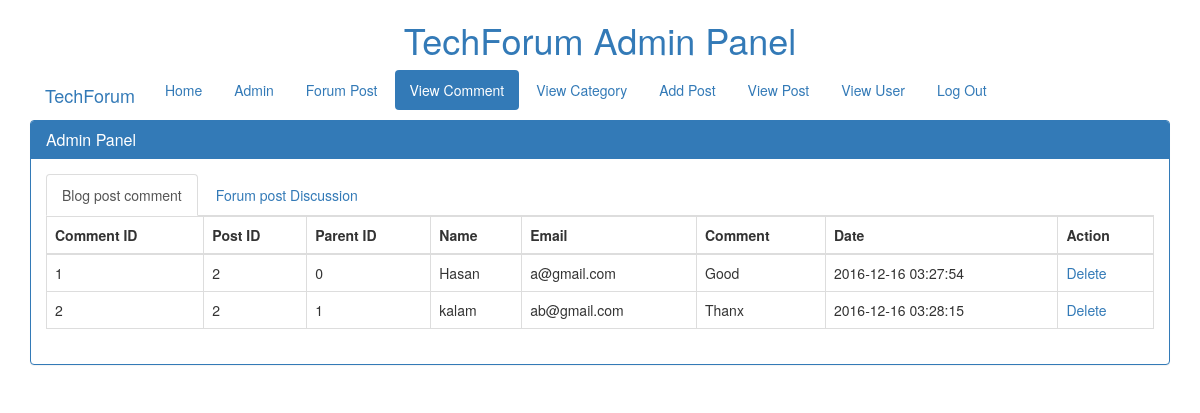
Page /admin/viewcomment.php on the committed database.
### tables this page shows
CREATE TABLE IF NOT EXISTS `comments` (
  `id` int(11) NOT NULL AUTO_INCREMENT,
  `post_id` int(11) NOT NULL,
  `parent_id` int(11) DEFAULT '0',
  `name` varchar(255) NOT NULL,
  `email` varchar(255) NOT NULL,
  `website` varchar(255) NOT NULL,
  `comment` varchar(255) NOT NULL,
  `date` timestamp NOT NULL DEFAULT CURRENT_TIMESTAMP,
  PRIMARY KEY (`id`)
);

### admin/viewcomment.php (the view, shortened to what this page needs)
<!DOCTYPE html>
<html>
<head>
	<link type="text/css" rel="stylesheet" href="../assets/bootstrap/css/bootstrap.min.css">
</head>
<body>
<center><h1 style="color:#337AB7">TechForum Admin Panel</h1></center>
<div class="container">
<a href="../TechForum.php" class="navbar-brand">TechForum</a>
	<ul class="nav nav-pills">
		<li role="presentation"><a href="home.php">Home</a></li>
  		<li role="presentation"><a href="admin.php">Admin</a></li>
		 <li role="presentation"><a href="forum-post.php">Forum Post</a></li>
		 <li role="presentation"  class="active"><a>View Comment</a></li>
		 <li role="presentation"><a href="Category.php">View Category</a></li>
  		<li role="presentation"><a href="blog_post.php">Add Post</a></li>
  		<li role="presentation"><a href="viewpost.php">View Post</a></li>
  		<li role="presentation"><a href="viewuser.php">View User</a></li>
  		<li role="presentation"><a href="logout.php">Log Out</a></li>
	</ul>
	<div class="panel panel-primary">
		  <div class="panel-heading">
		    <h3 class="panel-title">Admin Panel</h3>
		  </div>
		<div class="panel-body">
		 <div class ="tab">
						<ul id="tabnav" class="nav nav-tabs">
							<li class="active"><a data-toggle="tab" href="#home">Blog post comment</a></li>
							<li><a data-toggle="tab" href="#menu1">Forum post Discussion</a></li>
						</ul>
						<div class="tab-content">
							<div id="home" class="tab-pane fade in active">
							<?php
							include 'config/db_connect.php';
							$sql = "select * from comments";
							$result = $con->query($sql);
							while ($row = $result->fetch_assoc()) {
							$comments[] = array(
							'comment id' => $row['id'],
							'post id' => $row['post_id'],
							'parent id' => $row['parent_id'],
							'name' => $row['name'],
							'email' => $row['email'],
							'comment' => $row['comment'],
							'date' => $row['date']
							);
							}
							?>
						<table class="table table-bordered">
			  	<thead>
			  		<th>Comment ID</th>
			  		<th>Post ID</th>
					<th>Parent ID</th>
					<th>Name</th>
					<th>Email</th>
					<th>Comment</th>
					<th>Date</th>
					<th>Action</th>
			  	</thead>
							<?php foreach ($comments as $comment): ?>
			  		<tr>
			  			<td><?php echo $comment['comment id']; ?></td>
				  		<td><?php echo $comment['post id']; ?></td>
						<td><?php echo $comment['parent id']; ?></td>
						<td><?php echo $comment['name']; ?></td>
						<td><?php echo $comment['email']; ?></td>
						<td><?php echo $comment['comment']; ?></td>
						<td><?php echo $comment['date']; ?></td>
				  		<td>
				  			<a href="javascript:delete_id1(<?php echo $comment['comment id']; ?>)">Delete</a>
				  		</td>
			  		</tr>
			  	<?php endforeach; ?>
			</table>
							</div>
						</div>
		</div>
		</div>
	</div>
</div>
</body>
</html>

### rows in the picture
comments: id "1", post "2", parent "0", name "Hasan", email "a@gmail.com", comment "Good", date "2016-12-16 03:27:54"
comments: id "2", post "2", parent "1", name "kalam", email "ab@gmail.com", comment "Thanx", date "2016-12-16 03:28:15"
